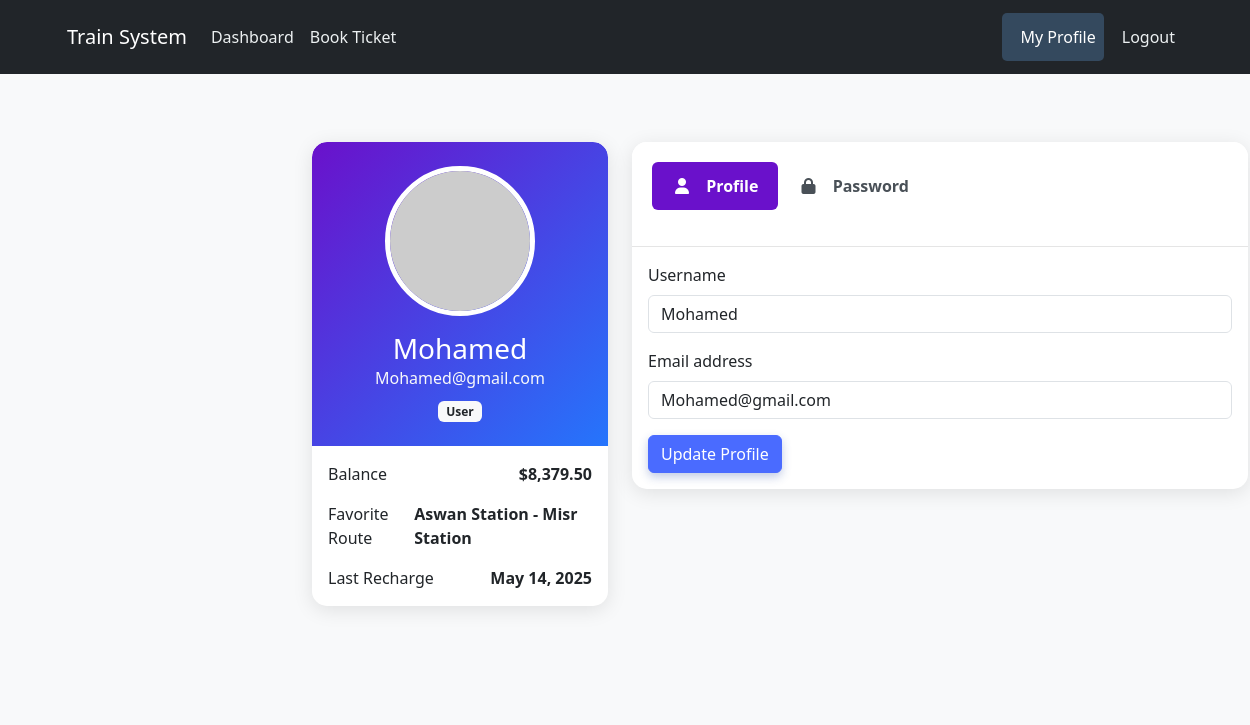
The page /views/User/my_profile.php (signed in) on the database its author committed.
### tables this page shows
CREATE TABLE `users` (
  `user_id` int(11) NOT NULL,
  `username` varchar(100) DEFAULT NULL,
  `email` varchar(100) DEFAULT NULL,
  `password` varchar(255) DEFAULT NULL,
  `balance` decimal(10,2) DEFAULT 0.00,
  `last_recharge_date` date DEFAULT NULL,
  `roleid` int(11) NOT NULL,
  `role` varchar(20) NOT NULL DEFAULT 'user',
  `created_at` timestamp NOT NULL DEFAULT current_timestamp(),
  `updated_at` timestamp NOT NULL DEFAULT current_timestamp() ON UPDATE current_timestamp()
);

### models/User.php (called while the page is built, shortened)
<?php
class User
{
    private PDO $conn;
    private string $table_name = "users";
    public int $role_id = 2;
    public function __construct(DBController|PDO $db)
    {
        if ($db instanceof DBController) {
            $conn = $db->getConnection();
            if (!$conn instanceof PDO) {
                throw new InvalidArgumentException("DBController did not provide a valid PDO connection to User model.");
            }
            $this->conn = $conn;
        } elseif ($db instanceof PDO) {
            $this->conn = $db;
        } else {
            throw new InvalidArgumentException("User model requires a PDO connection or a DBController that provides one.");
        }
    }
    public function getRoleName(): string
    {
        return match ($this->role_id) {
            1 => 'Admin',
            2 => 'User',
            3 => 'Station Master',
            default => 'Unknown Role',
        };
    }
    public function getUserById(int $id): bool
    {
        $query = "SELECT * FROM " . $this->table_name . " WHERE user_id = ? LIMIT 1";
        try {
            $stmt = $this->conn->prepare($query);
            $stmt->bindParam(1, $id, PDO::PARAM_INT);
            $stmt->execute();
            $row = $stmt->fetch(PDO::FETCH_ASSOC);
            if ($row) {
                $this->name = $row['username'];
                $this->email = $row['email'];
                $this->balance = (float)$row['balance'];
                $this->last_recharge_date = $row['last_recharge_date'];
                $this->role_id = (int)$row['roleid'];
                return true;
            }
            return false;
        } catch (PDOException $e) {
            error_log("User::getUserById - PDOException: " . $e->getMessage() . " for UserID: " . $id);
            return false;
        }
    }
    public function getFavoriteRoute(int $user_id): string
    {
        $query = "SELECT source_station, destination_station, COUNT(*) as count
                 FROM bookings
                 WHERE bookings.user_id = ?
                 AND source_station IS NOT NULL AND destination_station IS NOT NULL
                 GROUP BY bookings.source_station, bookings.destination_station
                 ORDER BY count DESC
                 LIMIT 1";
        try {
            $stmt = $this->conn->prepare($query);
            $stmt->bindParam(1, $user_id, PDO::PARAM_INT);
            $stmt->execute();
            $row = $stmt->fetch(PDO::FETCH_ASSOC);
            if ($row) {
                return $row['source_station'] . ' - ' . $row['destination_station'];
            }
            return "None";
        } catch (PDOException $e) {
            error_log("User::getFavoriteRoute - PDOException: " . $e->getMessage() . " for UserID: " . $user_id);
            return "Error";
        }
    }
}

### views/User/my_profile.php (the view, shortened to what this page needs)
<?php
require_once "../../models/User.php";
try {
    $db = DBController::getInstance();
    $pdo = $db->getConnection();
    $userModel = new User($pdo);
    if (!$userModel->getUserById($_SESSION['user_id'])) {
        error_log("Failed to load user data for ID: " . $_SESSION['user_id']);
        throw new Exception("Failed to load user data. Please try logging in again.");
    }
} catch (Exception $e) {
    $_SESSION['error_flash_message'] = $e->getMessage();
    header("Location: ../auth/login.php");
    exit();
}
require_once '../includes/header.php';
?>
<div class="main-content">
    <div class="container py-5">
        <div class="row">
            <div class="col-lg-4">
                <div class="card profile-card mb-4">
                    <div class="profile-header text-center py-4">
                        <div class="d-flex justify-content-center">
                            <img src="https://ui-avatars.com/api/?name=<?= urlencode($userModel->name) ?>&background=random"
                                alt="Profile Picture" class="profile-pic rounded-circle">
                        </div>
                        <h3 class="mt-3 mb-0"><?= htmlspecialchars($userModel->name) ?></h3>
                        <p class="text-light mb-2"><?= htmlspecialchars($userModel->email) ?></p>
                        <span class="badge bg-light text-dark"><?= htmlspecialchars($userModel->getRoleName()) ?></span>
                    </div>
                    <div class="card-body">
                        <div class="d-flex justify-content-between mb-3">
                            <span>Balance</span>
                            <strong>$<?= number_format($userModel->balance, 2) ?></strong>
                        </div>
                        <div class="d-flex justify-content-between mb-3">
                            <span>Favorite Route</span>
                            <strong><?= htmlspecialchars($userModel->getFavoriteRoute($_SESSION['user_id'])) ?></strong>
                        </div>
                        <div class="d-flex justify-content-between">
                            <span>Last Recharge</span>
                            <strong><?= $userModel->last_recharge_date ? date('M j, Y', strtotime($userModel->last_recharge_date)) : 'Never' ?></strong>
                        </div>
                    </div>
                </div>
            </div>
            <div class="col-lg-8">
                <div class="card profile-card">
                    <div class="card-header bg-white">
                        <ul class="nav nav-pills mb-3" id="pills-tab" role="tablist">
                            <li class="nav-item" role="presentation">
                                <button class="nav-link active" id="profile-tab" data-bs-toggle="pill"
                                    data-bs-target="#profile" type="button" role="tab">
                                    <i class="fas fa-user"></i> Profile
                                </button>
                            </li>
                            <li class="nav-item" role="presentation">
                                <button class="nav-link" id="password-tab" data-bs-toggle="pill"
                                    data-bs-target="#password" type="button" role="tab">
                                    <i class="fas fa-lock"></i> Password
                                </button>
                            </li>
                        </ul>
                    </div>
                    <div class="card-body">
                        <div class="tab-content" id="pills-tabContent">
                            <div class="tab-pane fade show active" id="profile" role="tabpanel">
                                <form method="POST">
                                    <div class="mb-3">
                                        <label class="form-label">Username</label>
                                        <input type="text" class="form-control" name="username"
                                            value="<?= htmlspecialchars($userModel->name) ?>" required>
                                    </div>
                                    <div class="mb-3">
                                        <label class="form-label">Email address</label>
                                        <input type="email" class="form-control" name="email"
                                            value="<?= htmlspecialchars($userModel->email) ?>" required>
                                    </div>
                                    <button type="submit" class="btn btn-primary">Update Profile</button>
                                </form>
                            </div>
                        </div>
                    </div>
                </div>
            </div>
        </div>
    </div>
</div>
<?php require_once '../includes/footer.php'; ?>

### views/public/css/dashboard.css (style rules this page uses)
:root { --primary-color: #3253a8; --secondary-color: #f8f9fa; --accent-color: #ffc107; --text-dark: #212529; --text-light: #f8f9fa; }
body { background-color: #f0f2f5; font-family: 'Segoe UI', Tahoma, Geneva, Verdana, sans-serif; overflow-x: hidden; }
.main-content { margin-left: 250px; padding: 20px; width: 80%; transition: all 0.4s cubic-bezier(0.175, 0.885, 0.32, 1.275); }
.card { border: none; box-shadow: 0 4px 15px rgba(0, 0, 0, 0.08); border-radius: 15px; margin-bottom: 25px; transition: all 0.4s cubic-bezier(0.175, 0.885, 0.32, 1.275); overflow: hidden; animation: fadeIn 0.6s ease-out; animation-fill-mode: both; }
.card-header { font-weight: 600; background-color: white; border-bottom: 1px solid rgba(0, 0, 0, 0.1); padding: 15px 20px; }
.btn-primary { background-color: var(--primary-color); border-color: var(--primary-color); box-shadow: 0 4px 10px rgba(50, 83, 168, 0.3); transition: all 0.3s; }

### views/User/my_profile.php (style rules this page uses)
.profile-card { border-radius: 15px; box-shadow: 0 4px 20px rgba(0, 0, 0, 0.1); }
.profile-header { background: linear-gradient(135deg, #6a11cb 0%, #2575fc 100%); color: white; border-radius: 15px 15px 0 0; }
.profile-pic { width: 150px; height: 150px; object-fit: cover; border: 5px solid white; }
.nav-pills .nav-link.active { background-color: #6a11cb; }
.nav-pills .nav-link { color: #495057; }

### views/includes/header.php (style rules this page uses)
:root { --primary-color: #4a6bff; --secondary-color: #f8f9fa; --sidebar-bg: rgb(6, 80, 191); --sidebar-text: #ecf0f1; --sidebar-hover: #34495e; --card-bg: #ffffff; --text-dark: #2c3e50; --text-light: #7f8c8d; --accent-color: #e74c3c; --success-color: #2ecc71; --warning-color: #f39c12; --sidebar-width: 280px; }
body { font-family: 'Segoe UI', Tahoma, Geneva, Verdana, sans-serif; background-color: var(--secondary-color); overflow-x: hidden; color: var(--text-dark); }
.nav-link { color: var(--sidebar-text); padding: 12px 20px; margin: 5px 0; border-radius: 5px; transition: all 0.3s; }
.nav-link:hover, .nav-link.active { background: var(--sidebar-hover); color: white; text-decoration: none; }
.nav-link i { margin-right: 10px; width: 20px; text-align: center; }
.main-content { margin-left: var(--sidebar-width); padding: 20px; transition: all 0.3s; background-color: var(--secondary-color); }

### rows shown on the page
users: username "Mohamed", email "Mohamed@gmail.com", roleid "User", balance "8,379.50", last_recharge_date "May 14, 2025"

### other values the page prints
$userModel->getFavoriteRoute($_SESSION['user_id']) "Aswan Station - Misr Station"
